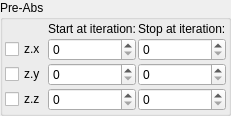
    <widget class="QGroupBox" name="groupBox">
     <property name="title">
      <string>Pre-Abs</string>
     </property>
     <layout class="QVBoxLayout" name="verticalLayout_3" stretch="0">
      <property name="spacing">
       <number>2</number>
      </property>
      <property name="leftMargin">
       <number>2</number>
      </property>
      <property name="topMargin">
       <number>2</number>
      </property>
      <property name="rightMargin">
       <number>2</number>
      </property>
      <property name="bottomMargin">
       <number>2</number>
      </property>
      <item>
       <layout class="QGridLayout" name="gridLayout_8" columnstretch="0,1,1">
        <property name="spacing">
         <number>2</number>
        </property>
        <item row="1" column="1">
         <widget class="MySpinBox" name="spinboxInt_transf_start_iterations_X">
          <property name="enabled">
           <bool>true</bool>
          </property>
          <property name="sizePolicy">
           <sizepolicy hsizetype="Minimum" vsizetype="Maximum">
            <horstretch>0</horstretch>
            <verstretch>0</verstretch>
           </sizepolicy>
          </property>
          <property name="maximum">
           <number>999</number>
          </property>
         </widget>
        </item>
        <item row="3" column="0">
         <widget class="MyCheckBox" name="checkBox_transf_function_enabledAz_false">
          <property name="text">
           <string notr="true">z.z</string>
          </property>
         </widget>
        </item>
        <item row="3" column="1">
         <widget class="MySpinBox" name="spinboxInt_transf_start_iterations_Z">
          <property name="enabled">
           <bool>true</bool>
          </property>
          <property name="sizePolicy">
           <sizepolicy hsizetype="Minimum" vsizetype="Maximum">
            <horstretch>0</horstretch>
            <verstretch>0</verstretch>
           </sizepolicy>
          </property>
          <property name="maximum">
           <number>999</number>
          </property>
         </widget>
        </item>
        <item row="1" column="0">
         <widget class="MyCheckBox" name="checkBox_transf_function_enabledAx">
          <property name="text">
           <string notr="true">z.x</string>
          </property>
         </widget>
        </item>
        <item row="2" column="1">
         <widget class="MySpinBox" name="spinboxInt_transf_start_iterations_Y">
          <property name="enabled">
           <bool>true</bool>
          </property>
          <property name="sizePolicy">
           <sizepolicy hsizetype="Minimum" vsizetype="Maximum">
            <horstretch>0</horstretch>
            <verstretch>0</verstretch>
           </sizepolicy>
          </property>
          <property name="maximum">
           <number>999</number>
          </property>
         </widget>
        </item>
        <item row="2" column="0">
         <widget class="MyCheckBox" name="checkBox_transf_function_enabledAy">
          <property name="text">
           <string notr="true">z.y</string>
          </property>
         </widget>
        </item>
        <item row="1" column="2">
         <widget class="MySpinBox" name="spinboxInt_transf_stop_iterations_X">
          <property name="enabled">
           <bool>true</bool>
          </property>
          <property name="sizePolicy">
           <sizepolicy hsizetype="Minimum" vsizetype="Maximum">
            <horstretch>0</horstretch>
            <verstretch>0</verstretch>
           </sizepolicy>
          </property>
          <property name="maximum">
           <number>999</number>
          </property>
         </widget>
        </item>
        <item row="3" column="2">
         <widget class="MySpinBox" name="spinboxInt_transf_stop_iterations_Z">
          <property name="enabled">
           <bool>true</bool>
          </property>
          <property name="sizePolicy">
           <sizepolicy hsizetype="Minimum" vsizetype="Maximum">
            <horstretch>0</horstretch>
            <verstretch>0</verstretch>
           </sizepolicy>
          </property>
          <property name="maximum">
           <number>999</number>
          </property>
         </widget>
        </item>
        <item row="2" column="2">
         <widget class="MySpinBox" name="spinboxInt_transf_stop_iterations_Y">
          <property name="enabled">
           <bool>true</bool>
          </property>
          <property name="sizePolicy">
           <sizepolicy hsizetype="Minimum" vsizetype="Maximum">
            <horstretch>0</horstretch>
            <verstretch>0</verstretch>
           </sizepolicy>
          </property>
          <property name="maximum">
           <number>999</number>
          </property>
         </widget>
        </item>
        <item row="0" column="1">
         <widget class="QLabel" name="label_281">
          <property name="text">
           <string>Start at iteration:</string>
          </property>
         </widget>
        </item>
        <item row="0" column="2">
         <widget class="QLabel" name="label_282">
          <property name="text">
           <string>Stop at iteration:</string>
          </property>
         </widget>
        </item>
       </layout>
      </item>
     </layout>
    </widget>
